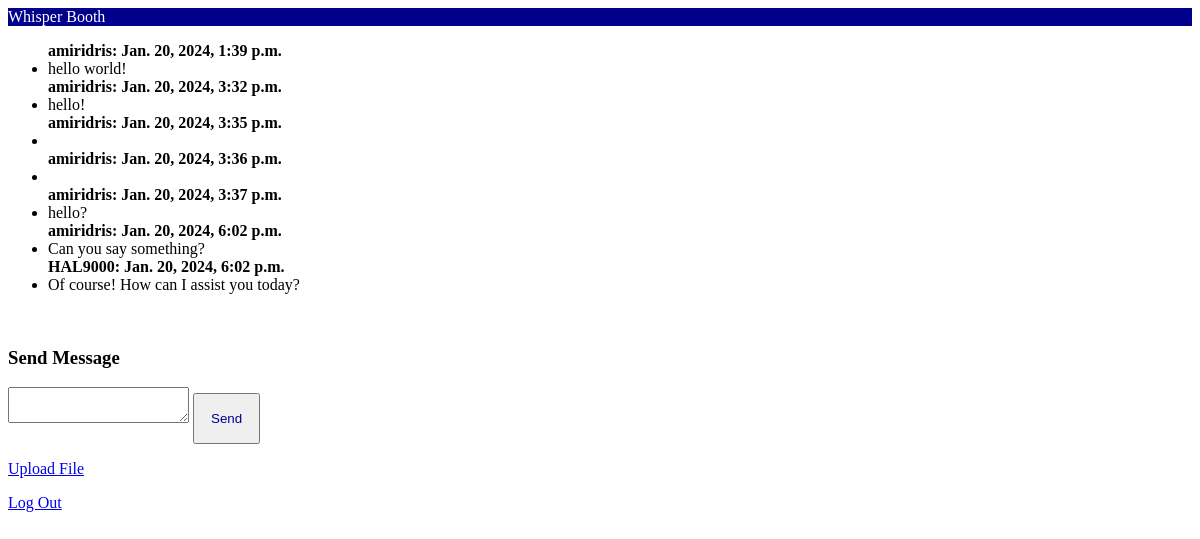
Before: /chat_app/messages/ (signed in) with the older database file.
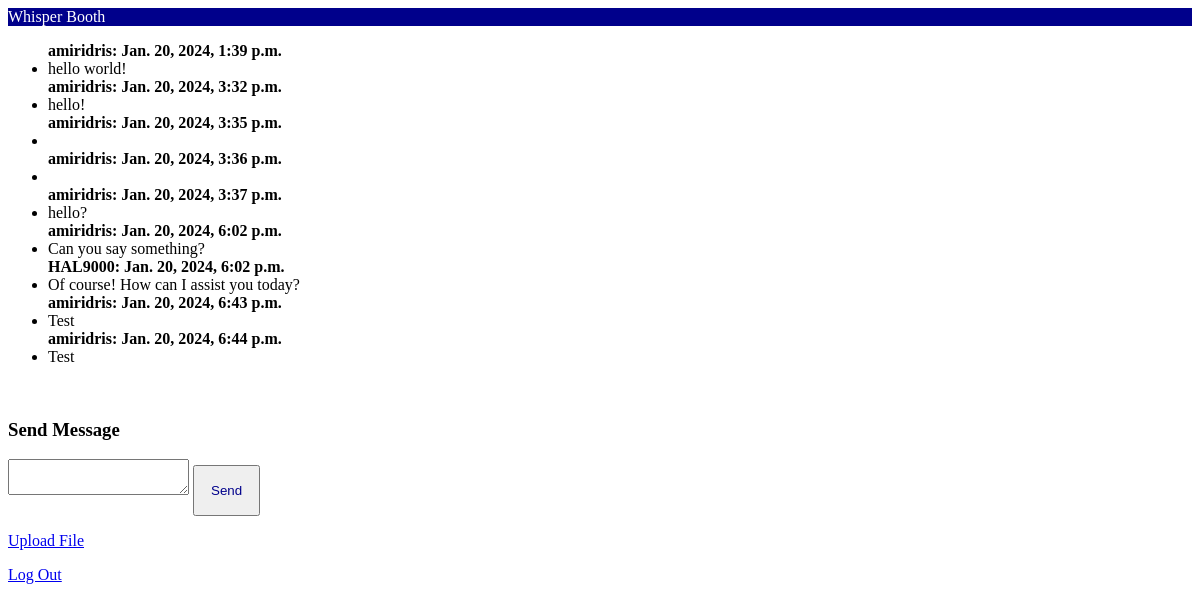
After: the same page with the newer database file.
### chat_app/models.py (models this page shows, shortened)
class Message(models.Model):
    text = models.TextField(max_length=500, null=True)
    file = models.FileField(null=True)
    by_user = models.ForeignKey(User, on_delete=models.DO_NOTHING, related_name='by_user')
    at_time = models.DateTimeField("message time")

### chat_app/views.py (the view)
# urls.py: path("messages/", views.messages, name="messages"),
def messages(request):
    if not request.user.is_authenticated:
        return redirect("login")
    last_10_messages = Message.objects.filter(by_user=request.user).order_by("at_time")[:10]
    last_10_ai_messages = AITranscript.objects.filter(to_user=request.user).order_by("at_time")[:10]
    messages = []
    for message in last_10_messages:
        messages.append(
            {"text": message.text, "at_time": message.at_time, "by_user": message.by_user.username}
        )
    for message in last_10_ai_messages:
        messages.append(
            {"text": message.text, "at_time": message.at_time, "by_user": DEFAULT_AI_USERNAME}
        )
    messages.sort(key=lambda message: message["at_time"])
    context = {
        "messages": messages,
    }
    return render(request, "chat_app/messages.html", context)

### chat_app/templates/chat_app/messages.html (shortened to what this page needs)
<div class="col-lg-8">
    <div class="container">
        <div id="chat-body" class="panel panel-default">
            <div class="panel-heading" style="color: white; background: darkblue">Whisper Booth</div>
            <div id="msg-list-div" class="panel-body">
                <ul id="msg-list" class="list-group">
                    {% for message in messages %}
                    <b>{{ message.by_user }}: {{ message.at_time }}</b>
                    {% if message.by_user == request.user %}
                    <li class="text-right list-group-item">{{ message.text }}</li>
                    {% else %}
                    <li class="text-left list-group-item">{{ message.text }}</li>
                    {% endif %}
                    {% empty %}
                    <li class="text-right list-group-item">No messages yet!</li>
                    {% endfor %}
                </ul>
            </div>
        </div>
        <br>
        <h3> Send Message </h3>
        <form id="chat-form" method="post" action="{% url 'chat_app:send_message' %}">
            <div id="chat-bottom" class="input-group">
                <textarea id="chat-msg" name="chat-msg" class="form-control" />
                </textarea>
                <span class="input-group-btn">
                    <input class="btn btn-default" id="send" type="submit" style="color: darkblue; padding: 16px"
                        value="Send" />
                </span>
            </div>
        </form>
        <p><a href="{% url 'chat_app:file_upload' %}">Upload File</a></p>
        <p><a href="{% url 'logout' %}">Log Out</a></p>
    </div>
</div>

Changed rows visible on the page:
added Message: at_time "Jan. 20, 2024, 6:43 p.m.", text "Test"
added Message: at_time "Jan. 20, 2024, 6:44 p.m.", text "Test"
Other visible differences:
new list line: "amiridris"
